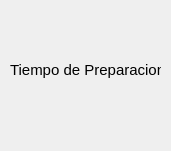
     <widget class="QWidget" name="widget" native="true">
      <property name="geometry">
       <rect>
        <x>89</x>
        <y>99</y>
        <width>171</width>
        <height>151</height>
       </rect>
      </property>
      <widget class="QLabel" name="label_8">
       <property name="geometry">
        <rect>
         <x>60</x>
         <y>10</y>
         <width>51</width>
         <height>41</height>
        </rect>
       </property>
       <property name="text">
        <string/>
       </property>
       <property name="pixmap">
        <pixmap resource="Recursos.qrc">:/Icons/time.png</pixmap>
       </property>
       <property name="scaledContents">
        <bool>true</bool>
       </property>
      </widget>
      <widget class="QLabel" name="label_9">
       <property name="geometry">
        <rect>
         <x>10</x>
         <y>60</y>
         <width>151</width>
         <height>20</height>
        </rect>
       </property>
       <property name="font">
        <font>
         <family>Arial</family>
         <pointsize>11</pointsize>
        </font>
       </property>
       <property name="text">
        <string>Tiempo de Preparacion</string>
       </property>
      </widget>
      <widget class="QLabel" name="tiempoPreparacion">
       <property name="geometry">
        <rect>
         <x>8</x>
         <y>100</y>
         <width>161</width>
         <height>20</height>
        </rect>
       </property>
       <property name="font">
        <font>
         <family>Arial</family>
         <pointsize>13</pointsize>
         <bold>true</bold>
        </font>
       </property>
       <property name="text">
        <string/>
       </property>
       <property name="alignment">
        <set>Qt::AlignmentFlag::AlignCenter</set>
       </property>
       <property name="wordWrap">
        <bool>true</bool>
       </property>
      </widget>
     </widget>
